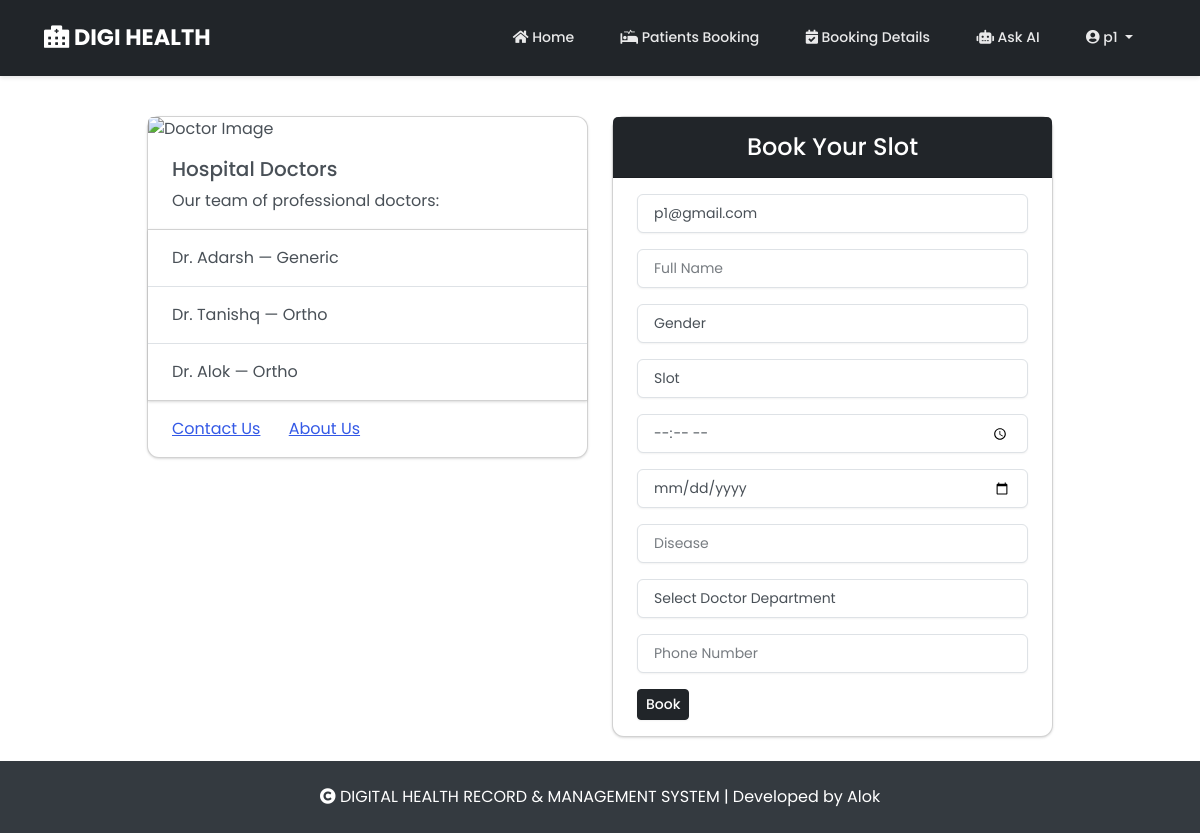
The app's page /patients (signed in) with its own data.
### main.py (models this page shows)
class User(UserMixin, db.Model):
    __tablename__ = 'users'
    id = db.Column(db.Integer, primary_key=True)
    username = db.Column(db.String(50))
    usertype = db.Column(db.String(50))
    email = db.Column(db.String(50), unique=True)
    password = db.Column(db.String(1000))

class Doctors(db.Model):
    did = db.Column(db.Integer, primary_key=True)
    email = db.Column(db.String(50))
    doctorname = db.Column(db.String(50))
    dept = db.Column(db.String(50))

### main.py (the view, shortened to what this page needs)
@app.route('/patients', methods=['POST', 'GET'])
@login_required
def patient():
    doct = Doctors.query.all()
    return render_template('patient.html', doct=doct)

### main.py (called while the page is built)
@login_manager.user_loader
def load_user(user_id):
    return User.query.get(int(user_id))

@app.after_request
def add_header(response):
    response.headers['Cache-Control'] = 'no-store, no-cache, must-revalidate, post-check=0, pre-check=0, max-age=0'
    response.headers['Pragma'] = 'no-cache'
    return response

### templates/patient.html (shortened to what this page needs)
{% extends 'base.html' %}
{% block body %}
<div class="container mt-3">
  <div class="row justify-content-center">
    <div class="col-md-5 mb-4">
      <div class="card shadow-lg animate__animated animate__fadeIn" style="width: 100%;">
        <img src="static/images/doc.jpg" class="card-img-top" alt="Doctor Image">
        <div class="card-body">
          <h5 class="card-title">Hospital Doctors</h5>
          <p class="card-text">Our team of professional doctors:</p>
        </div>
        <ul class="list-group list-group-flush">
          {% for doctor in doct %}
            <li class="list-group-item">Dr. {{ doctor.doctorname }} — {{ doctor.dept }}</li>
          {% else %}
            <li class="list-group-item">No doctors available.</li>
          {% endfor %}
        </ul>
        <div class="card-body">
          <a href="#" class="card-link">Contact Us</a>
          <a href="#" class="card-link">About Us</a>
        </div>
      </div>
    </div>
    <div class="col-md-5">
      <div class="card shadow-lg animate__animated animate__fadeIn">
        <div class="card-header text-center bg-dark text-white">
          <h4 class="mb-0">Book Your Slot</h4>
        </div>
        <div class="card-body">
          <form action="/patients" method="post">
            <div class="mb-3">
              <input type="email" class="form-control" id="email" value="{{current_user.email}}" name="email" required placeholder="Email Address">
            </div>
            <div class="mb-3">
              <input type="text" class="form-control" id="name" name="name" placeholder="Full Name" required>
            </div>
            <div class="mb-3">
              <select class="form-control" id="gender" name="gender" required>
                <option selected>Gender</option>
              </select>
            </div>
            <div class="mb-3">
              <select class="form-control" id="slot" name="slot" required>
                <option selected>Slot</option>
              </select>
            </div>
            <div class="mb-3">
              <input type="time" class="form-control" name="time" required>
            </div>
            <div class="mb-3">
              <input type="date" class="form-control" name="date" required>
            </div>
            <div class="mb-3">
              <input type="text" class="form-control" id="disease" name="disease" placeholder="Disease" required>
            </div>
            <div class="mb-3">
              <select class="form-control" id="dept" name="dept" required>
                <option selected>Select Doctor Department</option>
              </select>
            </div>
            <div class="mb-3">
              <input type="number" class="form-control" id="number" name="number" placeholder="Phone Number" required>
            </div>
            <button type="submit" id="btn" class="btn btn-dark btn-sm btn-block">Book</button>
          </form>
        </div>
      </div>
    </div>
  </div>
</div>
<link rel="stylesheet" href="https://cdnjs.cloudflare.com/ajax/libs/animate.css/4.1.1/animate.min.css" />
{% endblock body %}

### templates/base.html (shortened to what this page needs)
<!doctype html>
<html lang="en">
<head>
    <link href="https://cdn.jsdelivr.net/npm/bootstrap@5.3.0-alpha1/dist/css/bootstrap.min.css" rel="stylesheet">
    <link rel="stylesheet" href="https://cdnjs.cloudflare.com/ajax/libs/font-awesome/5.15.4/css/all.min.css">
    <link rel="stylesheet" href="{{ url_for('static', filename='css/bootstrap.min.css') }}">
</head>
<body>
    <nav class="navbar navbar-expand-lg navbar-dark bg-dark sticky-top">
        <div class="container-fluid">
            <a class="navbar-brand" href="/">
                <i class="fas fa-hospital-alt mr-2"></i>
                DIGI HEALTH
            </a>
            <div class="collapse navbar-collapse" id="navbarSupportedContent">
                <ul class="navbar-nav ms-auto mb-2 mb-lg-0">
                    <li class="nav-item">
                        <a class="nav-link {% if request.endpoint == 'home' %}active{% endif %}" href="/">
                            <i class="fas fa-home"></i> Home
                        </a>
                    </li>
                    {% if current_user.usertype == "Doctor" %}
                    <li class="nav-item">
                        <a class="nav-link {% if request.endpoint == 'doctors' %}active{% endif %}" href="/doctors">
                            <i class="fas fa-user-md"></i> Doctors
                        </a>
                    </li>
                    <li class="nav-item">
                        <a class="nav-link {% if request.endpoint == 'bookings' %}active{% endif %}" href="/bookings">
                            <i class="fas fa-calendar-check"></i> Booking Details
                        </a>
                    </li>
                    <li class="nav-item">
                        <a class="nav-link {% if request.endpoint == 'details' %}active{% endif %}" href="/details">
                            <i class="fas fa-user-injured"></i> Patients Details
                        </a>
                    </li>
                    {% else %}
                    <li class="nav-item">
                        <a class="nav-link {% if request.endpoint == 'patients' %}active{% endif %}" href="/patients">
                            <i class="fas fa-procedures"></i> Patients Booking
                        </a>
                    </li>
                    <li class="nav-item">
                        <a class="nav-link {% if request.endpoint == 'bookings' %}active{% endif %}" href="/bookings">
                            <i class="fas fa-calendar-check"></i> Booking Details
                        </a>
                    </li>
                    {% endif %}
                    <li class="nav-item">
                        <a class="nav-link {% if request.endpoint == 'ask_ai' %}active{% endif %}" href="/ask-ai">
                            <i class="fas fa-robot"></i> Ask AI
                        </a>
                    </li>
                    {% if current_user.is_authenticated %}
                    <li class="nav-item dropdown">
                        <a class="nav-link dropdown-toggle" href="#" id="navbarDropdown" role="button"
                            data-bs-toggle="dropdown" aria-expanded="false">
                            <i class="fas fa-user-circle"></i> {{ current_user.username }}
                        </a>
                    </li>
                    {% endif %}
                </ul>
            </div>
        </div>
    </nav>
    <div class="container py-4">
        {% block body %}{% endblock %}
    </div>
    <footer>
        <div class="container">
            <p class="mb-0">
                <i class="fas fa-copyright"></i> DIGITAL HEALTH RECORD & MANAGEMENT SYSTEM | Developed by Alok
            </p>
        </div>
    </footer>
</body>
</html>

### templates/base.html (style rules this page uses)
* { font-family: 'Poppins', sans-serif; }
body { display: flex; flex-direction: column; min-height: 100vh; margin: 0; overflow-x: hidden; }
.container { flex: 1; position: relative; z-index: 1; }
.navbar { padding: 1rem 2rem; box-shadow: 0 2px 4px rgba(0,0,0,0.1); }
.navbar-brand { font-weight: 700; color: #fff !important; font-size: 1.4rem; transition: transform 0.3s ease; }
.navbar-nav { margin-left: auto; }
.navbar-nav .nav-link { color: rgba(255,255,255,0.9) !important; padding: 0.5rem 1rem; margin: 0 0.2rem; border-radius: 4px; transition: all 0.3s ease; }
footer { background-color: #343a40; color: #fff; padding: 1.5rem 0; text-align: center; position: relative; z-index: 1; }

### templates/patient.html (style rules this page uses)
.card { border-radius: 12px; transition: transform 0.3s ease, box-shadow 0.3s ease; }
.btn { transition: all 0.2s ease-in-out; }

### records on screen
User: username "p1", email "p1@gmail.com"
Doctors: doctorname "Adarsh", dept "Generic"
Doctors: doctorname "Tanishq", dept "Ortho"
Doctors: doctorname "Alok", dept "Ortho"
